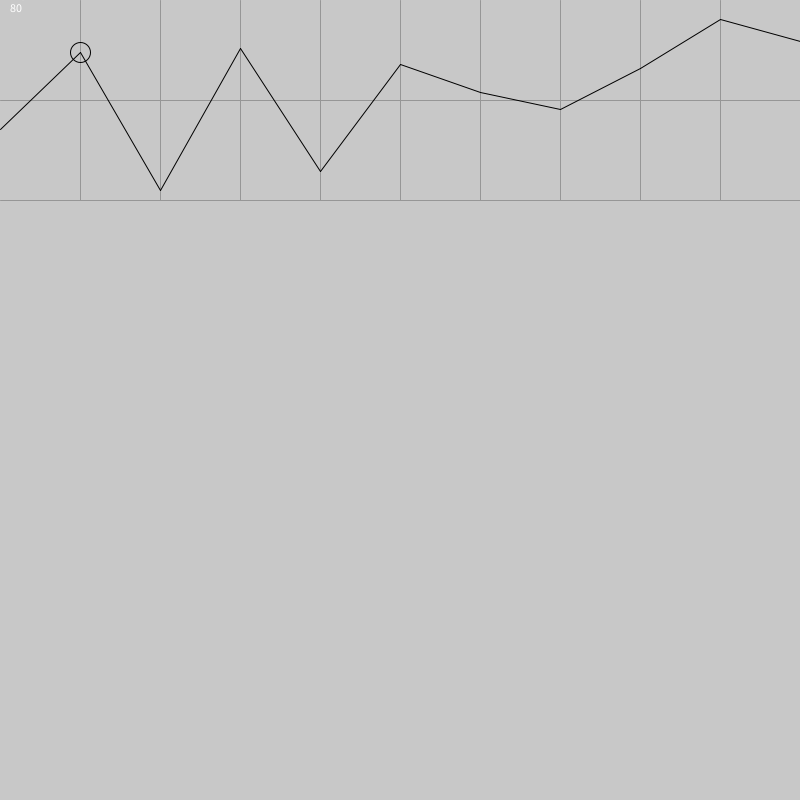
Frame 1 (no input)
Frame 60 (the mouse pressed at the canvas centre just before this capture): identical to frame 1, image omitted
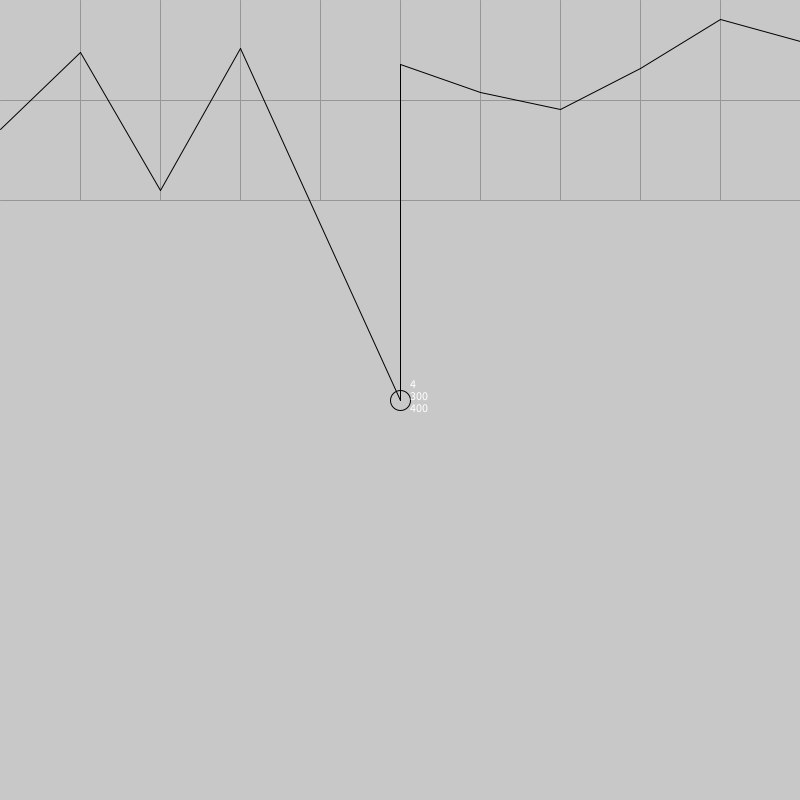
Frame 120 (the mouse held since frame 60 and released just before this capture)

The Processing sketch that drew these frames (run headless with seeded random() and noise(); from frame 60 on, the mouse is pressed at the canvas centre):

// Processing sketch: Dragging
// ── Dragging.pde
// two-dimensional array?
// i = 1, 8;
// int F[], // shown an height
// x[i], // 

// constrain x[i]<x[i+1]??

int F[] = {0,0,0,0,0,0,0,0,0,0,0};
int x[] = {1,2,3,4,5,6,7,8,9,10,11};
int i, ibest;
float dist;

void setup(){
  noFill();
  size(800,800);
  for(i=0;i<11;i=i+1){
    F[i]=int(random(-100,100));
    x[i]=80*i;
  }
}

void draw(){
  background(200);
  stroke(150);
  line(0,100,width,100);
  line(0,200,width,200);
  for (i = 1; i < 10; i = i+1){
    line (i*80,0,i*80,200);
  }
  stroke(0);
  for (i = 0; i < 10;i= i+1){
    line(x[i],F[i]+100,x[i+1],F[i+1]+100);
  }

    //test every F,x pair to see who is closest call it ibest;
    ibest = 1;
    dist = sq(F[0]+100-mouseY)+sq(x[0]-mouseX);
    for (i=1;i<10;i=i+1){
      if(dist > sq(F[i]+100-mouseY)+sq(x[i]-mouseX)){
        ibest = i;
        dist = sq(F[i]+100-mouseY)+sq(x[i]-mouseX);
       }
    }
    ellipse(x[ibest],F[ibest]+100,20,20);

text (Integer.toString(ibest), mouseX+10, mouseY-12);
text (Integer.toString(F[ibest]), mouseX+10, mouseY);
text (Integer.toString(x[ibest]), mouseX+10, mouseY+12);
  
  if (mousePressed == true){
    //now use ibest to move to mouseX, mouseY
    x[ibest] = min(x[ibest+1],max(x[ibest-1],mouseX));
    F[ibest] = mouseY-100;
    
  }
}

    
